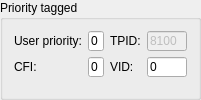
            <widget class="QGroupBox" name="groupBox11">
             <property name="title">
              <string>Priority tagged</string>
             </property>
             <layout class="QGridLayout">
              <item row="0" column="0" colspan="2">
               <widget class="QLabel" name="textLabel2">
                <property name="text">
                 <string>User priority:</string>
                </property>
                <property name="wordWrap">
                 <bool>false</bool>
                </property>
               </widget>
              </item>
              <item row="0" column="2">
               <widget class="cWmLineEdit" name="UPrioritylineEdit">
                <property name="enabled">
                 <bool>true</bool>
                </property>
                <property name="sizePolicy">
                 <sizepolicy hsizetype="Preferred" vsizetype="Preferred">
                  <horstretch>0</horstretch>
                  <verstretch>0</verstretch>
                 </sizepolicy>
                </property>
                <property name="maximumSize">
                 <size>
                  <width>16</width>
                  <height>20</height>
                 </size>
                </property>
                <property name="text">
                 <string>0</string>
                </property>
                <property name="alignment">
                 <set>Qt::AlignLeading</set>
                </property>
               </widget>
              </item>
              <item row="0" column="3">
               <widget class="QLabel" name="TPIDtextLabel">
                <property name="text">
                 <string>TPID:</string>
                </property>
                <property name="wordWrap">
                 <bool>false</bool>
                </property>
               </widget>
              </item>
              <item row="0" column="4">
               <widget class="QLineEdit" name="TPIDlineEdit">
                <property name="enabled">
                 <bool>false</bool>
                </property>
                <property name="sizePolicy">
                 <sizepolicy hsizetype="Preferred" vsizetype="Preferred">
                  <horstretch>0</horstretch>
                  <verstretch>0</verstretch>
                 </sizepolicy>
                </property>
                <property name="maximumSize">
                 <size>
                  <width>40</width>
                  <height>20</height>
                 </size>
                </property>
                <property name="focusPolicy">
                 <enum>Qt::StrongFocus</enum>
                </property>
                <property name="text">
                 <string>8100</string>
                </property>
                <property name="alignment">
                 <set>Qt::AlignLeading</set>
                </property>
               </widget>
              </item>
              <item row="1" column="0">
               <widget class="QLabel" name="textLabel3">
                <property name="text">
                 <string>CFI:</string>
                </property>
                <property name="wordWrap">
                 <bool>false</bool>
                </property>
               </widget>
              </item>
              <item row="1" column="2">
               <widget class="cWmLineEdit" name="CFIlineEdit">
                <property name="enabled">
                 <bool>true</bool>
                </property>
                <property name="sizePolicy">
                 <sizepolicy hsizetype="Preferred" vsizetype="Preferred">
                  <horstretch>0</horstretch>
                  <verstretch>0</verstretch>
                 </sizepolicy>
                </property>
                <property name="maximumSize">
                 <size>
                  <width>16</width>
                  <height>20</height>
                 </size>
                </property>
                <property name="text">
                 <string>0</string>
                </property>
                <property name="alignment">
                 <set>Qt::AlignLeading</set>
                </property>
               </widget>
              </item>
              <item row="1" column="3">
               <widget class="QLabel" name="textLabel4_3">
                <property name="text">
                 <string>VID:</string>
                </property>
                <property name="wordWrap">
                 <bool>false</bool>
                </property>
               </widget>
              </item>
              <item row="1" column="4">
               <widget class="cWmLineEdit" name="VIDlineEdit">
                <property name="maximumSize">
                 <size>
                  <width>40</width>
                  <height>20</height>
                 </size>
                </property>
                <property name="focusPolicy">
                 <enum>Qt::StrongFocus</enum>
                </property>
                <property name="text">
                 <string>0</string>
                </property>
               </widget>
              </item>
              <item row="2" column="1">
               <spacer name="verticalSpacer_2">
                <property name="orientation">
                 <enum>Qt::Vertical</enum>
                </property>
                <property name="sizeHint" stdset="0">
                 <size>
                  <width>13</width>
                  <height>6</height>
                 </size>
                </property>
               </spacer>
              </item>
             </layout>
            </widget>
